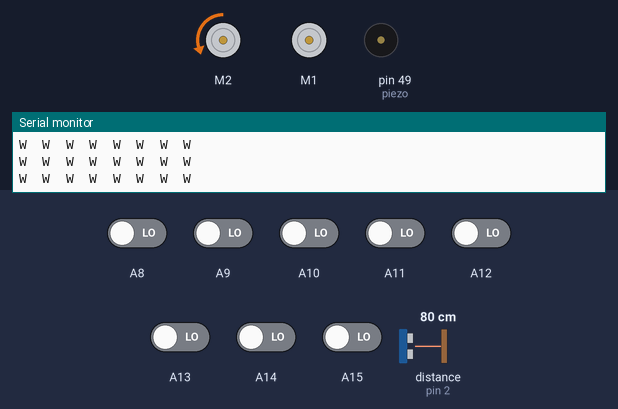
The sketch below on a simulated Arduino Mega 2560, built with avr-gcc and run on an emulated ATmega2560. Shown: 2 × DC motor (green arrow = forward, orange = backward, longer = faster), buzzer (waves = sounding, pin HIGH), the last lines printed to the serial monitor. Wiring (inferred from the names in the program): ultrasonic range finder: trigger pin 7; echo pin 2. Inputs (shaded band) come from the test bench; at power-on: A8–15 LOW, distance to the obstacle (sensor on pin 2) 80 cm. The echo pulse lasts 58.3 µs per cm; pins used as bus, display or sensor lines are not drawn.

Above: at 6.2 s.
6.3 s: A8 driven HIGH
At 7.5 s:
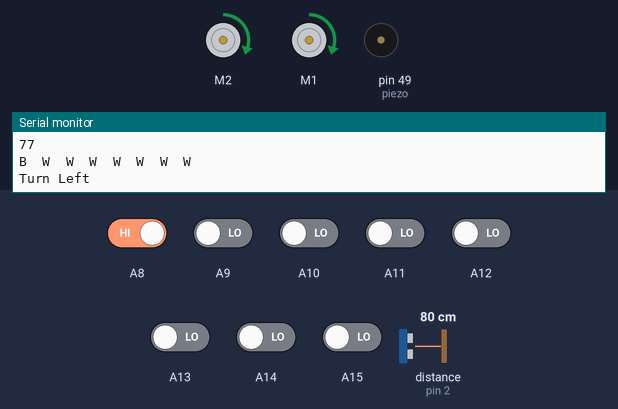
7.8 s: distance to the obstacle (sensor on pin 2) set to 21 cm
9.3 s: distance to the obstacle (sensor on pin 2) set to 16 cm
At 12.1 s:
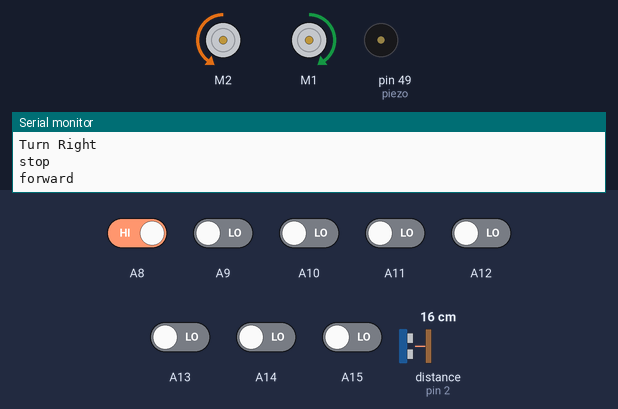
12.3 s: distance to the obstacle (sensor on pin 2) set to 18 cm
At 21.0 s:
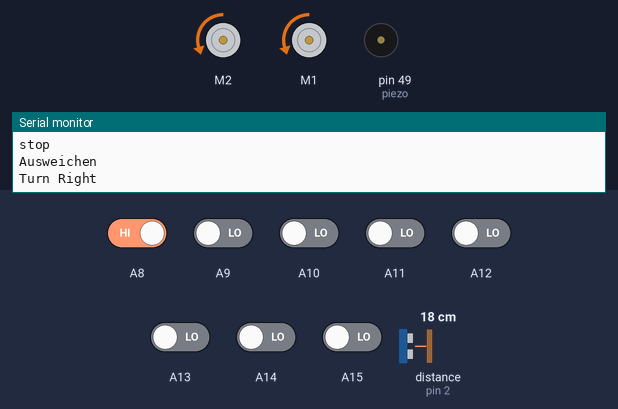
Timing chart, 0 to 22.1 s (numbered marks = the images above; inputs shaded):
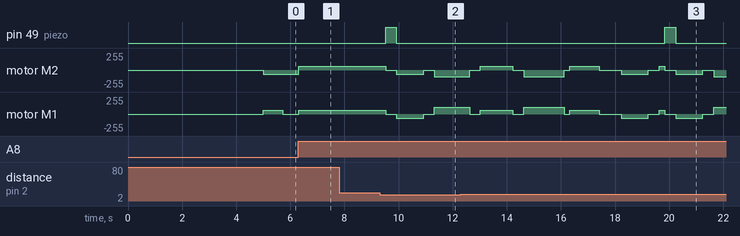

Measured:
- the behaviour switches between 19 and 18 cm on distance to the obstacle (sensor on pin 2) (found by bisection; images 1 and 2)
- after the input at 6.3 s, motor M2: backward 60/255 → forward 60/255 at once; motor M1: stopped → forward 60/255 at once
- after the input at 9.3 s, pin 49 (piezo): LOW → HIGH after 0.22 s, → LOW 0.40 s later; motor M2: forward 60/255 → stopped after 0.22 s, → backward 60/255 0.40 s later, → stopped 1.0 s later, → backward 100/255 0.40 s later
- after the input at 12.3 s, pin 49 (piezo): LOW → HIGH after 7.5 s, → LOW 0.40 s later

The sketch:

MUC-Linefollow-2018.ino
```cpp
#include <QTRSensors.h>
#include <Wire.h>
#include <Adafruit_MotorShield.h>
#include <TimerOne.h>

#define nspeed 100                                //define normal speed
#define tspeed 60                                 //define speed to turn with
#define sspeed 60                                 //define moving speed while searching
#define tt 1100

#define rightMotor 'A'                            //right Motor identification character
#define leftMotor 'B'                             //left Motor identification character

#define trigPin 7                                 //Trigger Pin of Ultrasonic Sensor
#define echoPin 2                                 //Echo Pin of Ultrasonic Sensor
#define piezo 49                                  //Pin for the Piezo
#define echo_int 0                                //Interrupt Pin for US

#define TIMER_US 50                                   // 50 uS timer duration for US
#define TICK_COUNTS 4000                              // 200 mS worth of timer ticks

volatile long echo_start = 0;                         // Records start time of echo pulse
volatile int trigger_time_count = 0;                  // Count down counter to trigger pulse time
volatile int distance = 0;                            // Distance calculated form US

int searchCounter;                                    //Search cycles

#define NUM_SENSORS   8                               // number of sensors used
#define TIMEOUT       2500                            // waits for 2500 microseconds for sensor outputs to go low
#define EMITTER_PIN   22                              // Pin of the Sensor Enable
QTRSensorsRC qtrrc((unsigned char[]) {
  A8, A9, A10, A11, A12, A13, A14, A15
}, NUM_SENSORS, TIMEOUT, EMITTER_PIN);                // Create Sensor Object
unsigned int sensorValues[NUM_SENSORS];               // Values read from the sensor will be saved here
#define black 1200                                    // lower number is greater reflection => higer=darker

Adafruit_MotorShield shield = Adafruit_MotorShield(); // Create Adafruit MS Object
Adafruit_DCMotor *right = shield.getMotor(2);         // Create DC Motor object for right motor
Adafruit_DCMotor *left = shield.getMotor(1);          // Create DC Motor object for left motor

int drivecount = 0;                                   // used to know how many times we looked for obstacels
boolean linefound;                                    // is a line found?

void setup() {
  Serial.begin(115200);                               // Begin Serial COM for Debugging
  Serial.println("Init begin!");
  shield.begin();                                     // Start COM over I2C with Adafruit MS
  stop();                                             // Stop the bot to prevent moving during Init

  pinMode(trigPin, OUTPUT);                           // Set type of pin IN/OUT
  pinMode(piezo, OUTPUT);                             // Set type of pin IN/OUT
  pinMode(echoPin, INPUT);                            // Set type of pin IN/OUT

  Timer1.initialize(TIMER_US);                        // Init timer for triggering pulses for US
  Timer1.attachInterrupt( timerIsr );                 // Set Timer method
  attachInterrupt(echo_int, echo_interrupt, CHANGE);  // Attach interrupt for US

  delay(5000);                                        // Wait a bit to ensure we have a value from the US
  while (distance == 0);                              // Wait until e we have a value from the US
  Serial.println("Init ended!");
  Serial.println("Debug:");
  Serial.println("Distance: " + distance);
}

void turnTest() {                                     // JUST FOR TESTING
  turnLeft();
  delay(tt);
  stop();
  delay(1000);
  turnRight();
  delay(tt);
  stop();
  delay(1000);
  turnRight();
  delay(tt);
  stop();
  delay(1000);
  turnLeft();
  delay(tt);
  stop();
  delay(1000);
}

void loop() {
  Serial.println(distance);
  if (distance <= 17) {
    stop();                                          // Stop all movements of the bot
    digitalWrite(piezo, HIGH);                       // Beep a bit
    ausweichen();                                    // Go to the avoidance Method
  }

  readSensorArrey();                                 // Read the SA

  followLineWithTurnOnPoint();                       // Execute Line-Follow-Method

  delay(10);                                         // Wait a bit so things are not tooo fast
}

void testMotors() {                                  // JUST FOR TESTING
  forward();
  delay(2000);
  stop();
  turnLeft();
  delay(1000);
  stop();
  forward();
  delay(2000);
  stop();
  turnRight();
  delay(1000);
  stop();
  backward();
  delay(2000);
  stop();
}

void setMotorSpeed(char motor, int motorspeed)    //choose a motor rightMotor or leftMotor and then choose a speed between 255 and -255 => motor gets set to that speed
{
  if (motor == rightMotor)
  {
    if (motorspeed > 0)
    {
      right->setSpeed(motorspeed);
      right->run(FORWARD);
    }
    else
    {
      right->setSpeed(abs(motorspeed));
      right->run(BACKWARD);
    }
  }
  else
  {
    if (motorspeed > 0)
    {
      left->setSpeed(motorspeed);
      left->run(FORWARD);
    }
    else
    {
      left->setSpeed(abs(motorspeed));
      left->run(BACKWARD);
    }
  }
}


void readSensorArrey() {                    // Read the SA and print debug
  qtrrc.read(sensorValues);

  for (int i = 0; i < NUM_SENSORS; i++)
  {
    Serial.print((sensorValues[i] >= black) ? "B" : "W");
    Serial.print('\t');
  }
  Serial.println();
}

void forward() {
  Serial.println("forward");
  setMotorSpeed(rightMotor, -nspeed);
  setMotorSpeed(leftMotor, nspeed);
}

void backward() {
  Serial.println("Backward");
  setMotorSpeed(rightMotor, nspeed);
  setMotorSpeed(leftMotor, -nspeed);
}

void turnLeft() {
  Serial.println("Turn Left");
  setMotorSpeed(rightMotor, tspeed);
  setMotorSpeed(leftMotor, tspeed);
}

void turnRight() {
  Serial.println("Turn Right");
  setMotorSpeed(rightMotor, -tspeed);
  setMotorSpeed(leftMotor, -tspeed);
}

void stop() {
  Serial.println("stop");
  right->run(RELEASE);
  left->run(RELEASE);
}

void search() {
  searchCounter = 0;                                  // Init var or reset it
  Serial.println("Searching line");
  linefound = false;                                  // Init var or reset it

  setMotorSpeed(rightMotor, -sspeed);                 // Drive fwd with
  setMotorSpeed(leftMotor, sspeed);                   // speed defined on top

  long end = millis() + 400;                          // Using this to avoid missing the line
  while (end >= millis()) {
    readSensorArrey();
    if (anyBlack()) {
      linefound = true;
      break;
    }
  }

  stop();

  while (linefound == false) {
    setMotorSpeed(rightMotor, -sspeed);             // Drive fwd with
    setMotorSpeed(leftMotor, sspeed);               // speed defined on top

    long end = millis() + 300;                      // Using this to avoid missing the line
    while (end >= millis()) {
      readSensorArrey();
      if (anyBlack()) {
        linefound = true;
        break;
      }
    }

    stop();

    if (linefound) {                             // Break the while loop and enter normal working
      break;
    }
    for (int i = 0; i < 2 + searchCounter; i++) {// For every time we don't find the line we go further
      setMotorSpeed(rightMotor, -sspeed);
      setMotorSpeed(leftMotor, 0);

      end = millis() + 640;
      while (end >= millis()) {
        readSensorArrey();
        if (anyBlack()) {
          linefound = true;
          break;
        }
      }
      stop();

      if (linefound) {                          // Break the for loop and enter the while loop
        break;
      }
    }

    for (int i = 0; i < 2 + searchCounter; i++) {// Go exactly the way back we came
      setMotorSpeed(rightMotor, sspeed);
      setMotorSpeed(leftMotor, 0);

      end = millis() + 640;
      while (end >= millis()) {
        readSensorArrey();
        if (anyBlack()) {
          linefound = true;
          break;
        }
      }
      stop();

      if (linefound) {                          // Break the for loop and enter the while loop
        break;
      }
    }

    if (linefound) {                            // Break the while loop and enter normal working
      break;
    }
    for (int i = 0; i < 2 + searchCounter; i++) {// For every time we don't find the line we go further
      setMotorSpeed(rightMotor, 0);
      setMotorSpeed(leftMotor, sspeed);

      end = millis() + 660;
      while (end >= millis()) {
        readSensorArrey();
        if (anyBlack()) {
          linefound = true;
          break;
        }
      }
      stop();

      if (linefound) {                            // Break the for loop and enter while loop
        break;
      }
    }
    for (int i = 0; i < 2 + searchCounter; i++) {// Go exactly the way back we came
      setMotorSpeed(rightMotor, 0);
      setMotorSpeed(leftMotor, -sspeed);

      end = millis() + 660;
      while (end >= millis()) {
        readSensorArrey();
        if (anyBlack()) {
          linefound = true;
          break;
        }
      }
      stop();

      if (linefound) {                          // Break the for loop and enter while loop
        break;
      }
    }
    searchCounter++;                            //increase the var so we turn furter
  }
}

boolean anyBlack() {                            // spimple logic comparison to check if any sensor has a value that is black
  return sensorValues[0] > black || sensorValues[1] > black || sensorValues[2] > black || sensorValues[3] > black || sensorValues[4] > black || sensorValues[5] > black || sensorValues[6] > black || sensorValues[7] > black;
}

void followLineWithTurnOnPoint() {
  if (sensorValues[3] >= black || sensorValues[4] >= black) {                                     // If line is in the middle
    forward();
  } else if (sensorValues[5] >= black || sensorValues[6] >= black || sensorValues[7] >= black) {  // If line is on the right
    turnRight();
    delay(200);
  } else if (sensorValues[0] >= black || sensorValues[1] >= black || sensorValues[2] >= black) {  // If line is left
    turnLeft();
    delay(200);
  } else {                                                                                        // If line is nowhere
    search();
  }
}

void ausweichen () {                            // Obstacle avoidance method
  Serial.println("Ausweichen");
  delay(400);
  digitalWrite(piezo,LOW);                      // Shut off that beeping
  turnRight();                                   // Turn left for 'tt' seconds to get 90*
  delay (tt-100);
  stop();                                       // Stop the bot
  delay(400);                                   // Wait to be sure we're standing still
  forward();                                    // Forward long enough so we should have passed the obstacle
  delay(1300);
  stop();                                       // Stop the bot
  delay(400);                                   // Wait to be sure we're standing still
  turnLeft();                                  // Turn back to face the obstacle
  delay (tt + 100);
  stop();                                       // Stop the bot
  delay(400);                                   // Wait to be sure we're standing still
  if (distance <= 15) {                         // If there is still something
    drivecount++;
    ausweichen();                               // Recall the method
  } else {
    forward();                                  // Drive around the obstacle
    delay (1500);
    stop();                                     // Stooooop!!!!
    delay(200);                                 // Wait to be sure we're standing still
    turnLeft();                                // Drive back to the line
    delay (tt);
    stop();                                     // Stop the bot!
    delay(400);                                 // Wait to be sure we're standing still
    forward();                                  // Drive fwd until we find the line
    readSensorArrey();
    while(!anyBlack()) {
      readSensorArrey();
    }
    stop();                                     // Stop the bot
    delay(400);
    turnRight();                                 // Turn back to original pos
    delay (tt - 100);
    stop();
    delay(400);
  }
}


// --------------------------
// timerIsr() 50uS second interrupt ISR()
// Called every time the hardware timer 1 times out.
// --------------------------
void timerIsr()
{
  trigger_pulse();                                 // Schedule the trigger pulses
}

// --------------------------
// trigger_pulse() called every 50 uS to schedule trigger pulses.
// Generates a pulse one timer tick long.
// Minimum trigger pulse width for the HC-SR04 is 10 us. This system
// delivers a 50 uS pulse.
// --------------------------
void trigger_pulse()
{
  static volatile int state = 0;                 // State machine variable

  if (!(--trigger_time_count))                   // Count to 200mS
  { // Time out - Initiate trigger pulse
    trigger_time_count = TICK_COUNTS;           // Reload
    state = 1;                                  // Changing to state 1 initiates a pulse
  }

  switch (state)                                 // State machine handles delivery of trigger pulse
  {
    case 0:                                      // Normal state does nothing
      break;

    case 1:                                      // Initiate pulse
      digitalWrite(trigPin, HIGH);              // Set the trigger output high
      state = 2;                                // and set state to 2
      break;

    case 2:                                      // Complete the pulse
    default:
      digitalWrite(trigPin, LOW);               // Set the trigger output low
      state = 0;                                // and return state to normal 0
      break;
  }
}

// --------------------------
// echo_interrupt() External interrupt from HC-SR04 echo signal.
// Called every time the echo signal changes state.
//
// Note: this routine does not handle the case where the timer
//       counter overflows which will result in the occassional error.
// --------------------------
void echo_interrupt()
{
  switch (digitalRead(echoPin))                     // Test to see if the signal is high or low
  {
    case HIGH:                                      // High so must be the start of the echo pulse
      echo_start = micros();                        // Save the start time
      break;

    case LOW:                                       // Low so must be the end of hte echo pulse
      distance = (micros() - echo_start) / 60;
      break;
  }
}

// 28.03.2018
```
